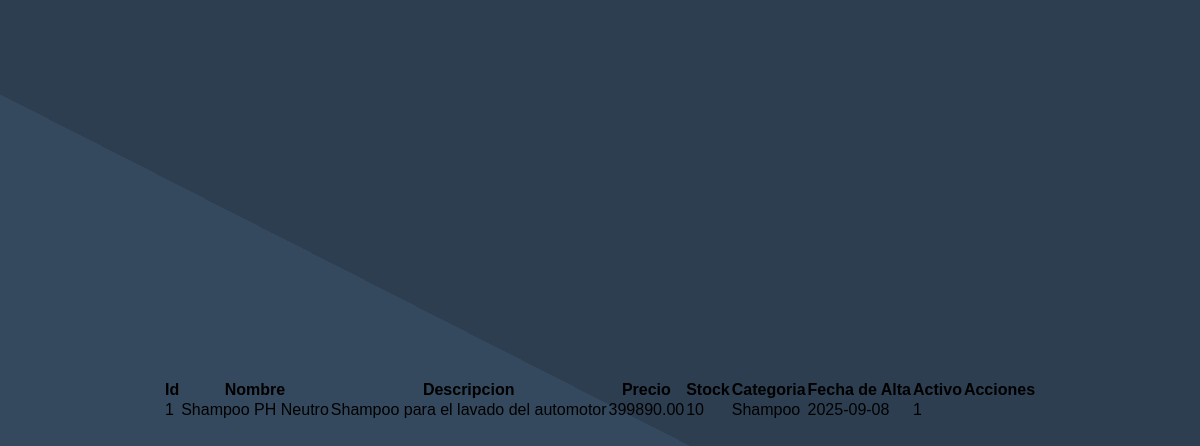
Screenshot of /listado_productos.php (signed in) with the database file from the repository.
### tables this page shows
CREATE TABLE IF NOT EXISTS `productos` (
  `Id` int(11) NOT NULL AUTO_INCREMENT,
  `Nombre` varchar(200) NOT NULL,
  `Descripcion` text NOT NULL,
  `Precio` decimal(10,2) NOT NULL,
  `Stock` int(10) NOT NULL,
  `Categoria` varchar(100) NOT NULL,
  `FechaAlta` date NOT NULL,
  `Activo` tinyint(1) NOT NULL,
  PRIMARY KEY (`Id`)
);

### funciones/select_productos.php (called while the page is built)
<?php
function Listar_Productos($vConexion) {
    $Listado=array();
    $SQL = "SELECT * FROM productos ORDER BY Id, Nombre";
     $rs = mysqli_query($vConexion, $SQL);
     $i=0;
    while ($data = mysqli_fetch_array($rs)) {
            $Listado[$i]['ID'] = $data['Id'];
            $Listado[$i]['NOMBRE'] = $data['Nombre'];
            $Listado[$i]['DESCRIPCION'] = $data['Descripcion'];
            $Listado[$i]['PRECIO'] = $data['Precio'];
            $Listado[$i]['STOCK'] = $data['Stock'];
            $Listado[$i]['CATEGORIA'] = $data['Categoria'];
            $Listado[$i]['FECHA_ALTA'] = $data['FechaAlta'];
            $Listado[$i]['ACTIVO'] = $data['Activo'];
            $i++;
    }
    return $Listado;
}
?>

### listado_productos.php (the view, shortened to what this page needs)
<?php
$MiConexion = ConexionBD();
require_once 'funciones/select_productos.php';
$ListadoProductos = Listar_Productos($MiConexion);
$CantidadProductos = count($ListadoProductos);
?>
<!DOCTYPE html>
<html lang="es">
    <head>
        <link rel="stylesheet" href="css/estilos1.css">
    </head>
<body>
    <div class="container">
        <div class="panel-body">
                                <table class="table">
                                    <thead>
                                        <tr>
                                            <th>Id</th>
                                            <th>Nombre</th>
                                            <th>Descripcion</th>
                                            <th>Precio</th>
                                            <th>Stock</th>
                                            <th>Categoria</th>
                                            <th>Fecha de Alta</th>
                                            <th>Activo</th>
                                            <th>Acciones</th>
                                        </tr>
                                    </thead>
                                    <tbody>
                                        <?php for ($i=0; $i<$CantidadProductos; $i++) { ?>
                                            <tr>
                                            <td><?php echo $ListadoProductos[$i]['ID']; ?></td>
                                            <td><?php echo $ListadoProductos[$i]['NOMBRE']; ?></td>
                                            <td><?php echo $ListadoProductos[$i]['DESCRIPCION']; ?></td>
                                            <td><?php echo $ListadoProductos[$i]['PRECIO']; ?></td>
                                            <td><?php echo $ListadoProductos[$i]['STOCK']; ?></td>
                                            <td><?php echo $ListadoProductos[$i]['CATEGORIA']; ?></td>
                                            <td><?php echo $ListadoProductos[$i]['FECHA_ALTA']; ?></td>
                                            <td><?php echo $ListadoProductos[$i]['ACTIVO']; ?></td>
                                            <td>
                                            </td>
                                            </tr>
                                        <?php } ?>
                                    </tbody>
                                </table>
                            </div>
                        </div>
</body>
</html>

### css/estilos1.css (style rules this page uses)
* { margin: 0; padding: 0; box-sizing: border-box; }
body { box-sizing: border-box; display: flex; align-items: center; justify-content: center; min-height: 100vh; font-family: Arial, Helvetica, sans-serif; background: linear-gradient(27deg, #34495e 50%, #2c3e50 50%); }

### rows the page displays
productos: Id "1", Nombre "Shampoo PH Neutro", Descripcion "Shampoo para el lavado del automotor", Precio "399890.00", Stock "10", Categoria "Shampoo", FechaAlta "2025-09-08", Activo "1"
